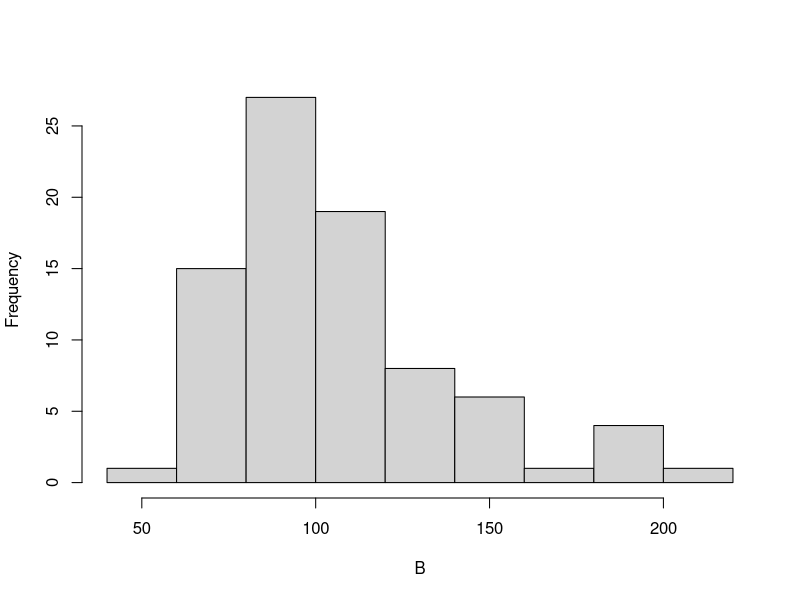
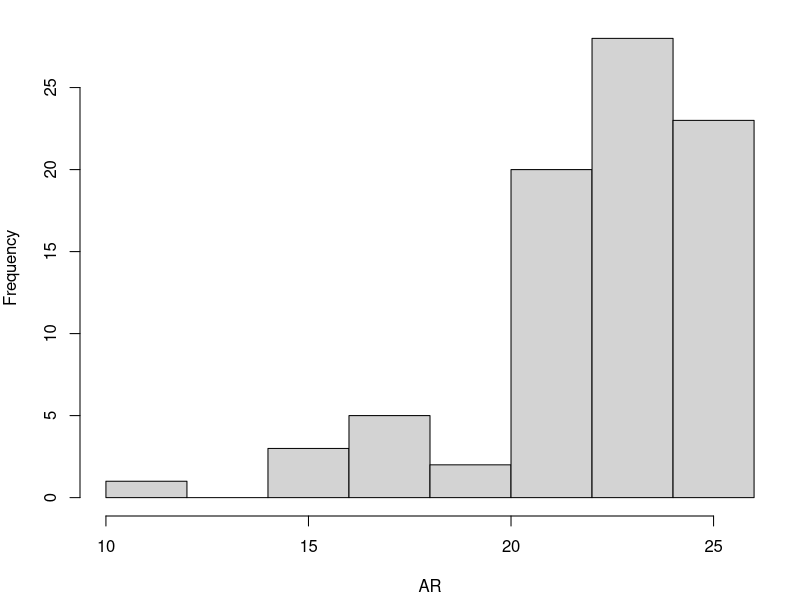
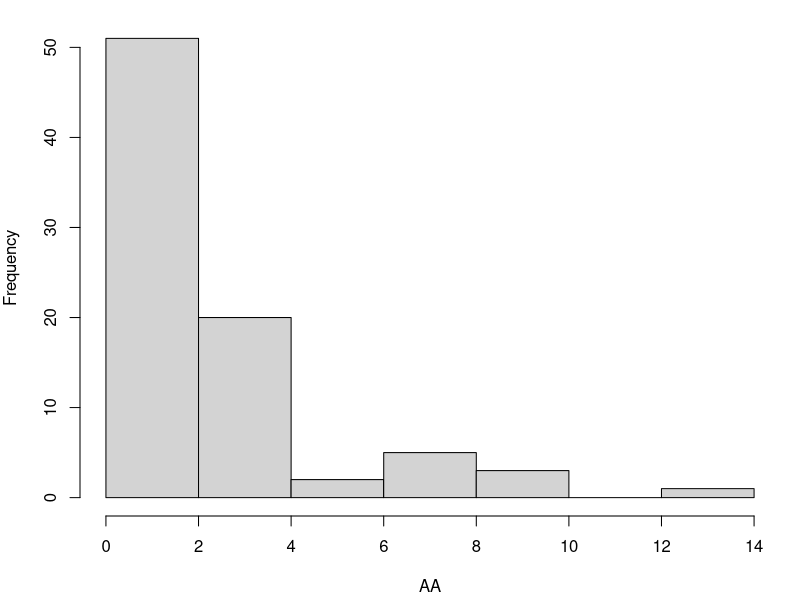
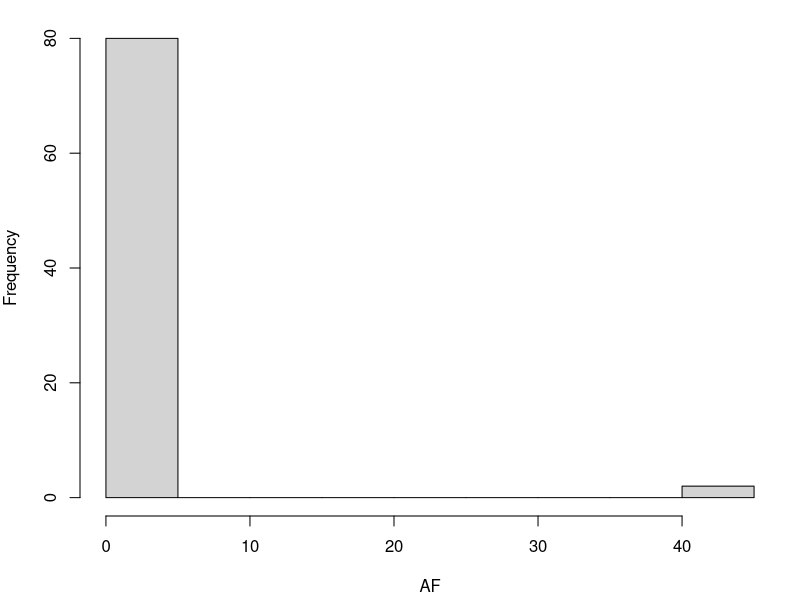
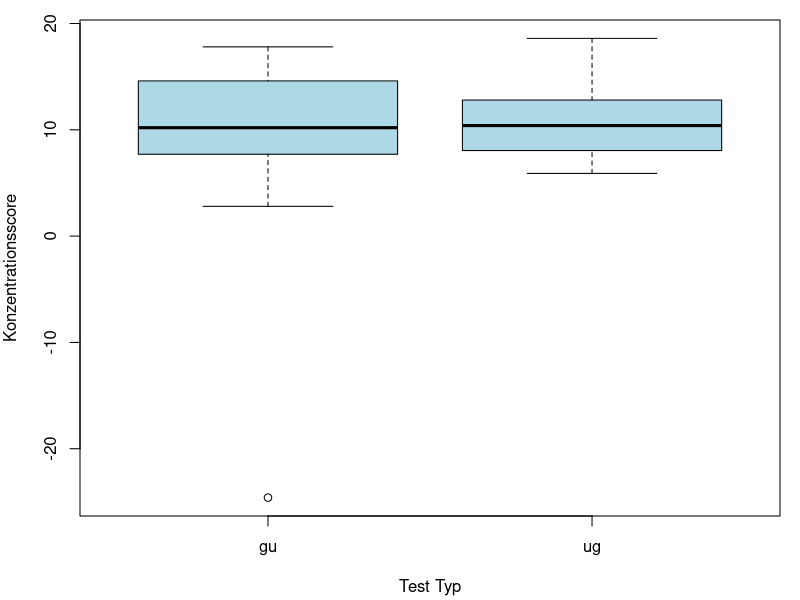
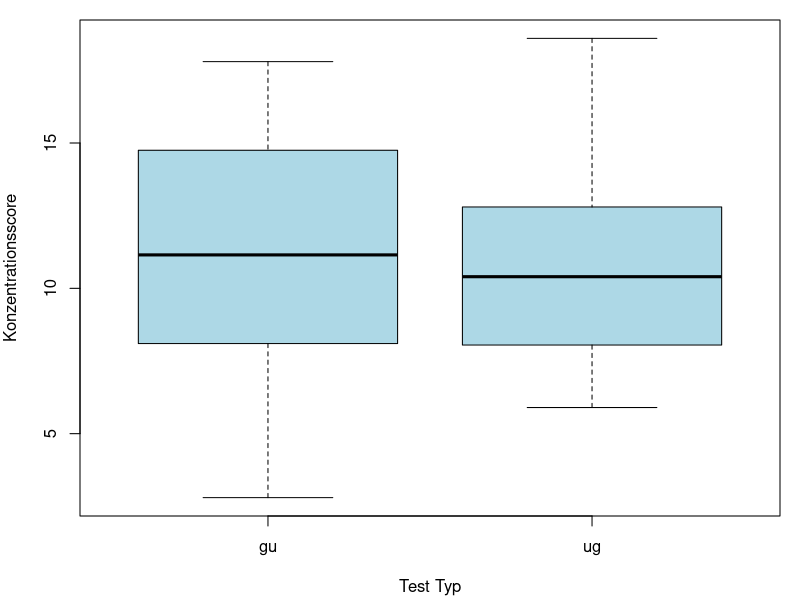
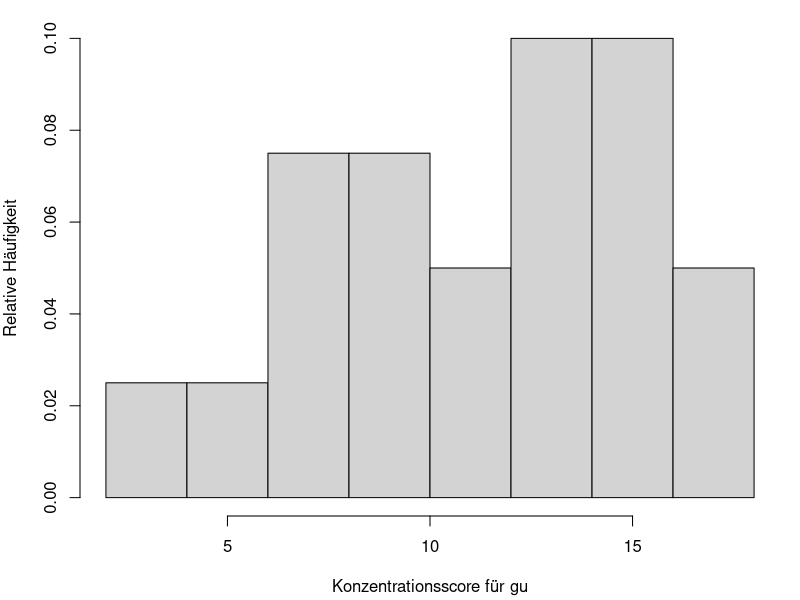
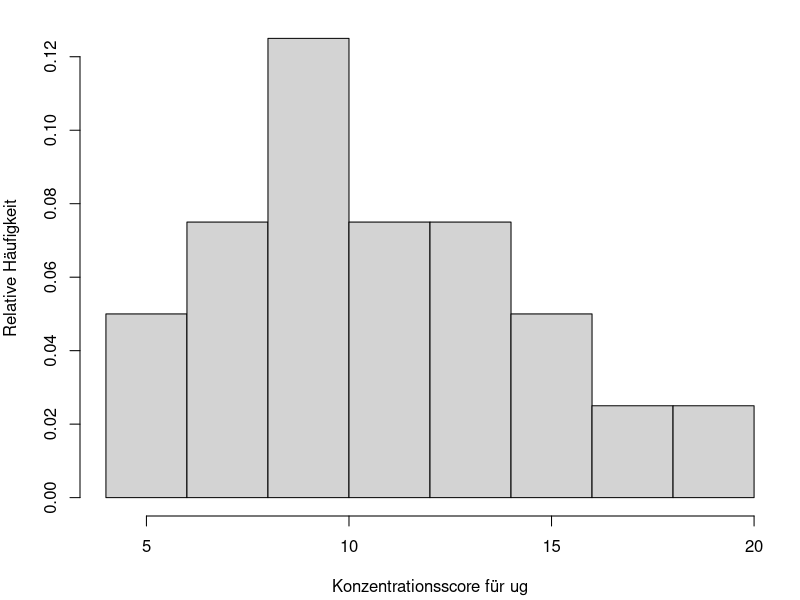

Reproduce these figures in R, in order.
library(car)

df <- read.table("Konzentrationsdaten.txt", header=TRUE)
head(df)
dim(df)

#Überprüfung auf NA-Werte
sum(is.na(df))
#0

#Betrachtung der Verteilung der Daten
summary(df)
attach(df)

#Bearbeitungszeit
hist(B, main = "")

#
par(mfrow = c(1,1))
par(mar = c(4.2, 4, 1, 1))
hist(AR, main = "")
hist(AA, main = "")
hist(AF, main = "")

# Vorbereitung von Daten:

# Umwandlung der Variablen in Faktoren:
gruppe <- as.factor(gruppe) 
id <- as.factor(id)
durchgang <- as.factor(durchgang)
test_typ <- as.factor(test_typ)

detach(df)

# Aufgabe 1
# Zwei unverbundene Stichproben

df_durchgang1 <- subset(df, durchgang == 1)

par(mfrow = c(1,1))
boxplot(df_durchgang1$KL ~ df_durchgang1$test_typ, col = "lightblue",
        xlab = "Test Typ", ylab = "Konzentrationsscore")

# Entfernen der Zeile mit Extremwerten:
df <- df[df$id != "14",]  
df_durchgang1 <- subset(df, durchgang == 1)

erster_durchgang_gu_kl <- df_durchgang1[df_durchgang1$test_typ == "gu", ]$KL
erster_durchgang_ug_kl <- df_durchgang1[df_durchgang1$test_typ == "ug", ]$KL

boxplot(erster_durchgang_gu_kl,
        erster_durchgang_ug_kl,
        names = c("gu", "ug"),
        ylab = "Konzentrationsscore",
        xlab = "Test Typ", col = "lightblue")

hist(erster_durchgang_gu_kl, xlab = "Konzentrationsscore für gu", 
     ylab = "Relative Häufigkeit", probability = TRUE, main = "")

hist(erster_durchgang_ug_kl, xlab = "Konzentrationsscore für ug", 
     ylab = "Relative Häufigkeit", probability = TRUE, main = "")

# Rechne Kolmogorov-Smirnov-Test auf Normalverteilung
# Berechne dazu arithmetisches Mittel als e-treuen Schätzer für mu und 
# Stichprobenvarianz als e-treuen Schätzer der Varianz

mu <- mean(df_durchgang1$KL)
# 11.0475
sigma2 <- var(df_durchgang1$KL)
# 14.45692

# ks.test aus base R als Test auf Normalverteilung
ks.test(df_durchgang1$KL, y="pnorm", mean=mu, sd=sqrt(sigma2))

# Asymptotic one-sample Kolmogorov-Smirnov test
# 
# data:  df_durchgang1$KL
# D = 0.08848, p-value = 0.9129
# alternative hypothesis: two-sided

# Wir verwerfen die H0 nicht, dass sie aus einer N(mu, sqrt(sigma2))-Verteilung 
# stammen -> nichts spricht dagegen, dass die Daten normalverteilt sind

# Zusätzlich können wir das QQ-Plot erstellen, um visuell die NV-Annahme zu überprüfen
qqnorm(df_durchgang1$KL, main = "Q-Q Plot für KL")
qqline(df_durchgang1$KL, col = "red", lwd = 2)

# Diese Funktion überprüft schon impizit, ob Varianzen gleich sind (Welch’s t-test):
t.test(erster_durchgang_gu_kl, erster_durchgang_ug_kl)
# oder alternativ: t.test(KL ~ gruppe, data = df_durchgang1)

# p-value = 0.7348 => die Unterschiede sind nicht signifikant


# Aufgabe 2
# Zwei verbundene Stichproben

df_ohne_gruppe <- df[, -c(1, 3)]

# a)
erster_durchgang_kl <- df_ohne_gruppe[df_ohne_gruppe$durchgang == "1", ]$KL
zweiter_durchgang_kl <- df_ohne_gruppe[df_ohne_gruppe$durchgang == "2", ]$KL

# Deskriptive Analyse
boxplot(erster_durchgang_kl,
        zweiter_durchgang_kl,
        names = c("1. Durchgang", "2. Durchgang"),
        ylab = "KL",
        xlab = "", horizontal = FALSE, col = "lightblue")

hist(erster_durchgang_kl, xlab = "KL für 1. Durchgang", 
     ylab = "Relative Häufigkeit", probability = TRUE, main = "")

hist(zweiter_durchgang_kl, xlab = "KL für 2. Durchgang", 
     ylab = "Relative Häufigkeit", probability = TRUE, main = "")

differences <- zweiter_durchgang_kl - erster_durchgang_kl

qqnorm(differences)
qqline(differences, col = "red", lwd = 2)
# Differenzen sind nicht normalverteilt => wir können t-test nicht verwenden

# -> Nichtparametrischer Wilcoxon-Vorzeichen-Rangtest:
wilcox.test(zweiter_durchgang_kl, erster_durchgang_kl, paired = TRUE, 
            alternative = "greater")
# p-value = 2.153e-05 => Wir lehnen H0 ab, die Konzentrationsscore 
# verbessert sich durch einen Wiederholungseffekt

# b)
erster_durchgang_zeit <- df_ohne_gruppe[df_ohne_gruppe$durchgang == "1", ]$B
zweiter_durchgang_zeit <- df_ohne_gruppe[df_ohne_gruppe$durchgang == "2", ]$B

# Deskriptive Analyse
boxplot(erster_durchgang_zeit,
        zweiter_durchgang_zeit,
        names = c("1. Durchgang", "2. Durchgang"),
        ylab = "Bearbeitungzeit",
        xlab = "", horizontal = FALSE, col = "lightblue")

hist(erster_durchgang_zeit, xlab = "Bearbeitungzeit für 1. Durchgang", 
     ylab = "Relative Häufigkeit", probability = TRUE, main = "")

hist(zweiter_durchgang_zeit, xlab = "Bearbeitungzeit für 2. Durchgang", 
     ylab = "Relative Häufigkeit", probability = TRUE, main = "")

differences <- zweiter_durchgang_zeit - erster_durchgang_zeit

qqnorm(differences)
qqline(differences, col = "red", lwd = 2)
# Differenzen sind nicht normalverteilt => wir können t-test nicht verwenden

# -> Nichtparametrischer Wilcoxon-Vorzeichen-Rangtest:
wilcox.test(zweiter_durchgang_zeit, erster_durchgang_zeit, paired = TRUE, 
            alternative = "less")
# p-value = 3.877e-05 => wie lehnen H0 ab, die Bearbeitungszeit verbessert sich 
# durch einen Wiederholungseffekt
